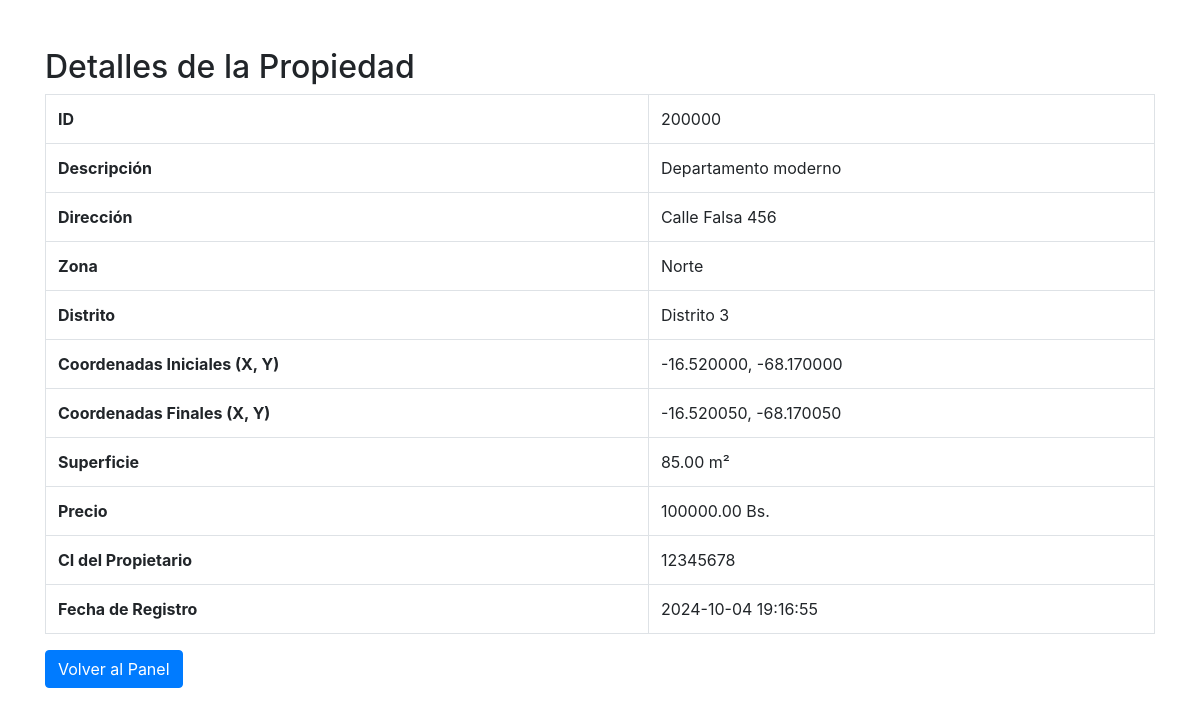
The app's page /visualizar_propiedad.php?id=200000 (signed in) with its own data.
### tables this page shows
CREATE TABLE `propiedades` (
  `id` int(11) NOT NULL CHECK (`id` between 100000 and 300000),
  `descripcion` varchar(255) NOT NULL,
  `direccion` varchar(255) DEFAULT NULL,
  `zona` varchar(50) NOT NULL,
  `distrito` varchar(50) NOT NULL,
  `x_ini` decimal(10,6) NOT NULL,
  `y_ini` decimal(10,6) NOT NULL,
  `x_fin` decimal(10,6) NOT NULL,
  `y_fin` decimal(10,6) NOT NULL,
  `superficie` decimal(10,2) NOT NULL,
  `precio` decimal(10,2) DEFAULT NULL,
  `ci` int(11) NOT NULL,
  `fecha_registro` timestamp NOT NULL DEFAULT current_timestamp()
);

### visualizar_propiedad.php (the view, shortened to what this page needs)
<?php
include('db_connection.php');
$idPropiedad = $_GET['id'];
$stmt = $conn->prepare("SELECT * FROM propiedades WHERE id = ?");
$stmt->bind_param('i', $idPropiedad);
$stmt->execute();
$result = $stmt->get_result();
$propiedad = $result->fetch_assoc();
?>
<!DOCTYPE html>
<html lang="es">
<head>
    <link rel="stylesheet" href="https://stackpath.bootstrapcdn.com/bootstrap/4.5.2/css/bootstrap.min.css">
</head>
<body>
    <div class="container mt-5">
        <h2>Detalles de la Propiedad</h2>
        <table class="table table-bordered">
            <tr>
                <th>ID</th>
                <td><?php echo htmlspecialchars($propiedad['id']); ?></td>
            </tr>
            <tr>
                <th>Descripción</th>
                <td><?php echo htmlspecialchars($propiedad['descripcion']); ?></td>
            </tr>
            <tr>
                <th>Dirección</th>
                <td><?php echo htmlspecialchars($propiedad['direccion']); ?></td>
            </tr>
            <tr>
                <th>Zona</th>
                <td><?php echo htmlspecialchars($propiedad['zona']); ?></td>
            </tr>
            <tr>
                <th>Distrito</th>
                <td><?php echo htmlspecialchars($propiedad['distrito']); ?></td>
            </tr>
            <tr>
                <th>Coordenadas Iniciales (X, Y)</th>
                <td><?php echo htmlspecialchars($propiedad['x_ini']) . ', ' . htmlspecialchars($propiedad['y_ini']); ?></td>
            </tr>
            <tr>
                <th>Coordenadas Finales (X, Y)</th>
                <td><?php echo htmlspecialchars($propiedad['x_fin']) . ', ' . htmlspecialchars($propiedad['y_fin']); ?></td>
            </tr>
            <tr>
                <th>Superficie</th>
                <td><?php echo htmlspecialchars($propiedad['superficie']); ?> m²</td>
            </tr>
            <tr>
                <th>Precio</th>
                <td><?php echo htmlspecialchars($propiedad['precio']); ?> Bs.</td>
            </tr>
            <tr>
                <th>CI del Propietario</th>
                <td><?php echo htmlspecialchars($propiedad['ci']); ?></td>
            </tr>
            <tr>
                <th>Fecha de Registro</th>
                <td><?php echo htmlspecialchars($propiedad['fecha_registro']); ?></td>
            </tr>
        </table>
        <a href="dashboard.php" class="btn btn-primary">Volver al Panel</a>
    </div>
</body>
</html>

### records on screen
propiedades: id "200000", descripcion "Departamento moderno", direccion "Calle Falsa 456", zona "Norte", distrito "Distrito 3", x_ini "-16.520000", y_ini "-68.170000", x_fin "-16.520050", y_fin "-68.170050", superficie "85.00", precio "100000.00", ci "12345678", fecha_registro "2024-10-04 19:16:55"
